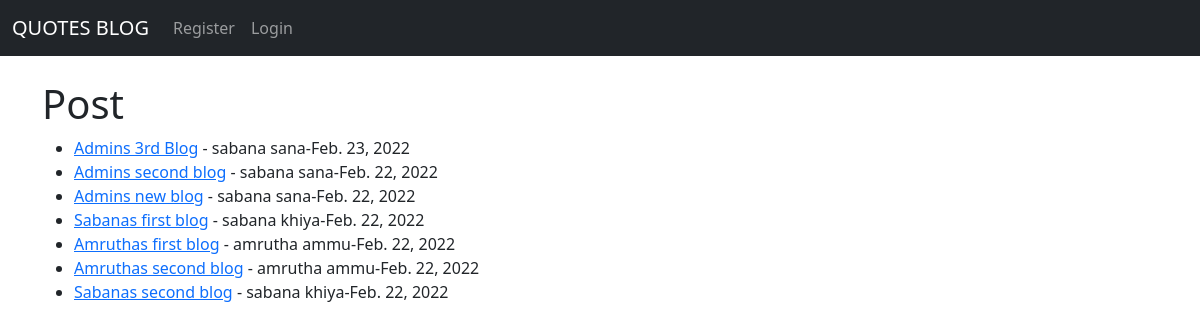
The page / on the database its author committed.
### blog_app/models.py (models this page shows, shortened)
class Post(models.Model):
    title=models.CharField(max_length=255)
    title_tag=models.CharField(max_length=255)
    author=models.ForeignKey(User,on_delete=models.CASCADE)
    desc=models.TextField()
    post_date=models.DateField(auto_now_add=True)
    class Meta:
        ordering=['-post_date',]

### blog_app/views.py (the view)
class HomeView(ListView):
    model=Post
    template_name = 'home.html'

### templates/home.html (shortened to what this page needs)
{% extends 'base.html' %}
{% block content %}
<h1>Post</h1>
<ul>
    {% for post in object_list %}
        <li><a href="{% url 'detail' post.pk %}">{{post.title}}</a> - {{post.author.first_name}} {{post.author.last_name}}-{{post.post_date}}
    {% endfor %}
</ul>
{% endblock %}

### templates/base.html (shortened to what this page needs)
<!doctype html>
<html lang="en">
  <head>
    <link href="https://cdn.jsdelivr.net/npm/bootstrap@5.1.3/dist/css/bootstrap.min.css" rel="stylesheet">
  </head>
  <body>
  <nav class="navbar navbar-expand-lg navbar-dark bg-dark">
  <div class="container-fluid">
    <a class="navbar-brand" href="{% url 'home' %}">QUOTES BLOG</a>
    <div class="collapse navbar-collapse" id="navbarSupportedContent">
      <ul class="navbar-nav me-auto mb-2 mb-lg-0">
        {% if user.is_authenticated %}
        <li class="nav-item">
          <a class="nav-link" href="{% url 'add_post' %}">Add Post</a>
        </li>
        <li class="nav-item">
          <a class="nav-link" href="{% url 'logout' %}">Logout</a>
        </li>
        {% else %}
        <li class="nav-item">
          <a class="nav-link" href="{% url 'register' %}">Register</a>
        </li>
        <li class="nav-item">
          <a class="nav-link" href="{% url 'login' %}">Login</a>
        </li>
        {% endif %}
      </ul>
    </div>
  </div>
</nav>
  <br>
  <div class="container">
  {% block content %}
  {% endblock %}
  </div>
  </body>
</html>

### rows shown on the page
Post: title "Admins 3rd Blog", author.first_name "sabana", author.last_name "sana", post_date "Feb. 23, 2022"
Post: title "Admins second blog", author.first_name "sabana", author.last_name "sana", post_date "Feb. 22, 2022"
Post: title "Admins new blog", author.first_name "sabana", author.last_name "sana", post_date "Feb. 22, 2022"
Post: title "Sabanas first blog", author.first_name "sabana", author.last_name "khiya", post_date "Feb. 22, 2022"
Post: title "Amruthas first blog", author.first_name "amrutha", author.last_name "ammu", post_date "Feb. 22, 2022"
Post: title "Amruthas second blog", author.first_name "amrutha", author.last_name "ammu", post_date "Feb. 22, 2022"
Post: title "Sabanas second blog", author.first_name "sabana", author.last_name "khiya", post_date "Feb. 22, 2022"
